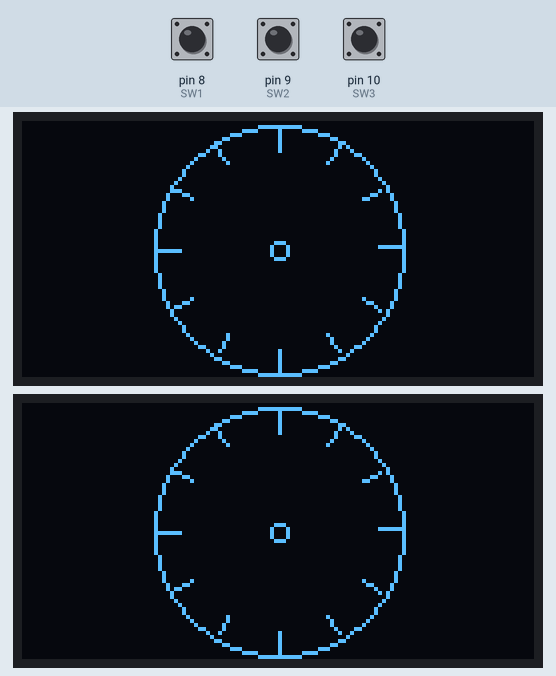
A sketch run on a simulated Arduino Uno, built with avr-gcc and run on an emulated ATmega328P. Parts: 2 × 128×64 one-colour display. Inputs (shaded band) come from the test bench; at power-on: pin 8 (SW1) HIGH, pin 10 (SW3) HIGH, pin 9 (SW2) HIGH. What the sketch prints to the serial monitor is not drawn.

Above: at 1.4 s.
1.5 s: pin 8 (SW1) pulled LOW for 0.15 s
At 3.5 s:
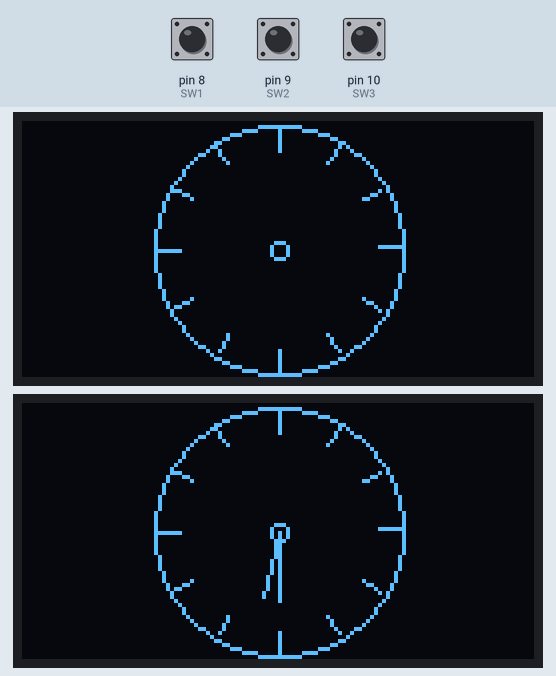
3.6 s: pin 10 (SW3) pulled LOW for 0.15 s
5.2 s: pin 10 (SW3) pulled LOW for 1 s
At 6.6 s:
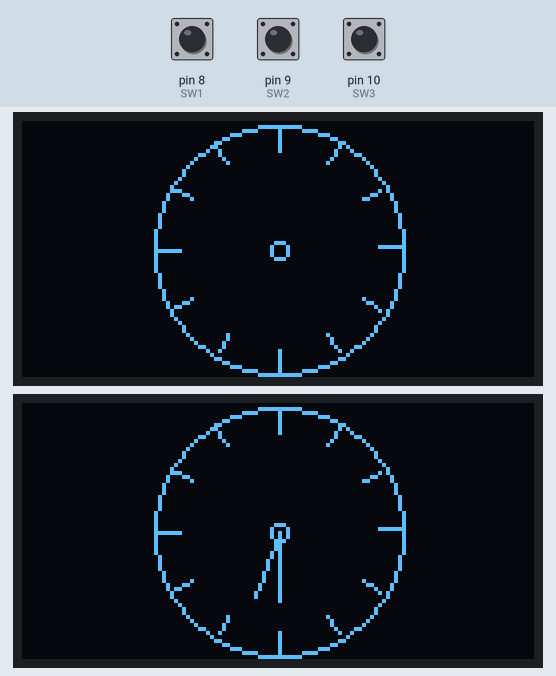
6.8 s: pin 8 (SW1) pulled LOW for 1 s
At 8.3 s:
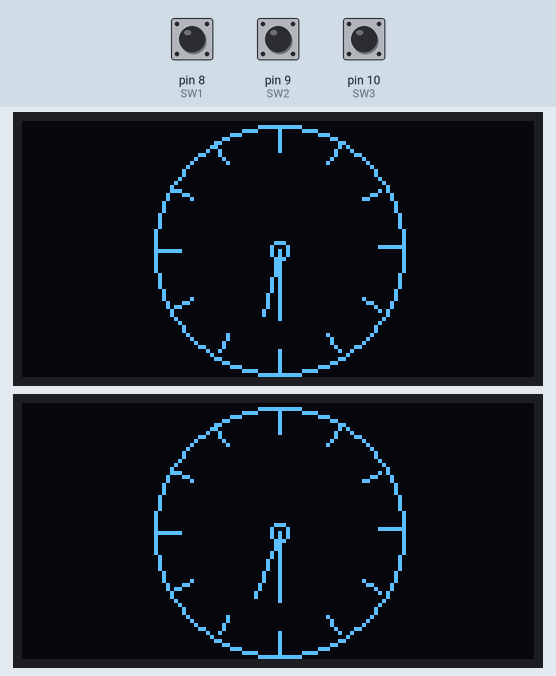
8.4 s: pin 9 (SW2) pulled LOW for 3.2 s
At 11.95 s:
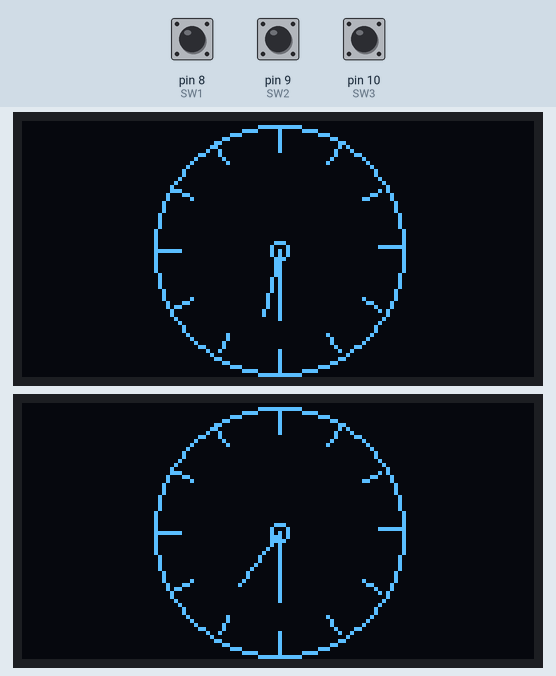
12.2 s: pin 10 (SW3) pulsed LOW 2 times (0.12 s each, 0.3 s apart)
Timing chart, 0 to 15.2 s (numbered marks = the images above; inputs shaded):
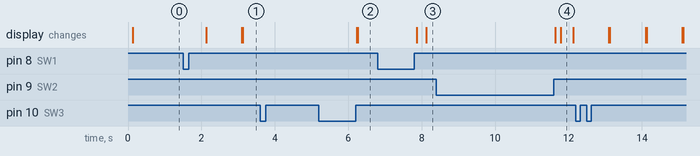

Measured:
- after the input at 1.5 s, the display: first changes after 0.63 s (image 1 shows a later state)
- after the input at 3.6 s, every drawn part: stays the same
- after the input at 5.2 s, the display: first changes after 1.0 s (image 2 shows a later state)

The sketch:

ChessWatchArduino2SSD1306PrototypV2.ino
```cpp
// Chess Watch step 1 test of the display
// www.fambach.net
// GPLv2
// this example was created with help of the examples delivered by Adafruit
// http://www.adafruit.com/category/63_98
// Buy at least one Adafruit product, and thank them for their good work ;)
/**************************************************************************/
#include "MemoryFree.h"
/**************************************************************************/
// SWITCHES
#define SW1 8 // switch one
#define SW2 9 // switch two
#define SW3 10 // switch three
#define SECONDS_FOR_RESET 3 // how long should the both switches be pressed to start a reset

/***************************************************************************/
// OLED DISPLAY
#include <SPI.h>
#include <Wire.h>
#include "Adafruit_GFX.h"
#include "Adafruit_SSD1306.h"

#define SCREEN_WIDTH 128 // width of the display
#define SCREEN_HEIGHT 64 // height of the display

#define OLED_RESET     -1 // Reset pin # (or -1 if sharing Arduino reset pin)
Adafruit_SSD1306 display1(SCREEN_WIDTH, SCREEN_HEIGHT, &Wire, -1);
Adafruit_SSD1306 display2(SCREEN_WIDTH, SCREEN_HEIGHT, &Wire, 4);

/***************************************************************************/
// watch
int half_height;
int half_width;
long millies_start;
int last_msec = 0;
long timer1 = 0;
long timer2 = 0;
bool stop = false;

const int START = 0;
const int T1 = 1;
const int T2 = 2;
int state = START;

void drawHousing(Adafruit_SSD1306 &displ) {
  // outer ring
  displ.drawCircle(half_width, half_height, half_height - 1, WHITE);

  // inner ring
  displ.drawCircle(half_width, half_height, 2, WHITE);

  //hour ticks
  for ( int z = 0; z < 360; z = z + 30 ) {
    //Begin at 0° and stop at 360°
    float angle = z ;
    angle = (angle / 57.29577951) ;
    int x2 = (half_width + (sin(angle) * 30));
    int y2 = (half_height - (cos(angle) * 30));
    int x3 = (half_width + (sin(angle) * (30 - 5)));
    int y3 = (half_height - (cos(angle) * (30 - 5)));
    displ.drawLine(x2, y2, x3, y3, WHITE);
  }
  displ.display();
}

int lastSecs = 0;
void drawTime(int seconds , Adafruit_SSD1306 &disp) {
  int minutes = 0;
  int secs = seconds;
  if (seconds > 60) {
    minutes = seconds / 60;
    secs = seconds % 60;
  }

  float angle = 0.0f;
  int x31 = 0;
  int y31 = 0;
  if (seconds != lastSecs) {
    lastSecs = seconds;
    disp.clearDisplay();
    drawHousing(disp);

    angle = (30+secs) * 6 ;
    if (angle != 0)angle = (angle / 57.29577951) ;
    x31 = (64 + (sin(angle) * (20 - 3)));
    y31 = (32 - (cos(angle) * (20 - 3)));
    disp.drawLine(half_width, half_height, x31, y31, WHITE);

    angle = (30+minutes) * 6 ;
    if (angle != 0) angle = (angle / 57.29577951) ;
    x31 = (64 + (sin(angle) * (20 - 3)));
    y31 = (32 - (cos(angle) * (20 - 3)));
    disp.drawLine(half_width, half_height, x31, y31, WHITE);

    disp.display();
  }

  Serial.print(minutes);
  Serial.print(":");
  Serial.println(seconds);
}


void resetTime() {
  millies_start = millis();
  timer1 = 0;
  timer2 = 0;
  state = START;
  display1.clearDisplay();
  display2.clearDisplay();
  drawHousing(display1);
  drawHousing(display2);
  drawTime(timer1 , display1);
  delay(50);
  drawTime(timer2 , display2);
  delay(50);
}


void tooglePause() {
  stop = !stop;
}


void setup() {
  Serial.begin(9600);

  // buttons init
  pinMode(SW1, INPUT_PULLUP);
  pinMode(SW2, INPUT_PULLUP);
  pinMode(SW3, INPUT_PULLUP);
  Serial.print("Init display 1");
  // SSD1306_SWITCHCAPVCC = generate display voltage from 3.3V internally
  if (!display1.begin(SSD1306_SWITCHCAPVCC, 0x3D, false)) { // Address 0x3D for 128x64
    Serial.println(F("... SSD1306 allocation failed"));
    for (;;); // Don't proceed, loop forever
  } else Serial.println("... OK");


  Serial.print("Init display 2");
  if (!display2.begin(SSD1306_SWITCHCAPVCC, 0x3C, false)) { // Address 0x3C for 128x64
    Serial.println(F("... SSD1306 allocation failed"));
    for (;;); // Don't proceed, loop forever
  } else Serial.println("... OK");

  half_height  = display1.height() / 2;
  half_width = display1.width() / 2;
  resetTime();
}


void loop() {

  // i had some trouble with the switch
  if (!digitalRead(SW1) && digitalRead(SW2)) { // sw1 pressed but sw2 not
    Serial.println("SW 1 pressed");
    while (!digitalRead(SW1) && digitalRead(SW2));
    if (state == START) { // start own timer at start
      state = T2;
    } else {
      state = T1;
    }


    //millies_start = millis(); // reset millies counter

  } else if (digitalRead(SW1) && !digitalRead(SW2)) { // sw2 pressed but sw2 not
    Serial.println("SW 2 pressed");
    while (digitalRead(SW1) && !digitalRead(SW2));
    if (state == START) { // start own timer at start
      state = T1;
    } else {
      state = T2;
    }

    //millies_start = millis(); // reset millies counter

  } else if (!digitalRead(SW3)) {

    Serial.print("SW1+2 pressed .");
    // start timer for reset
    long mil = millis();
    while (!digitalRead(SW3)) {
    }

    if ( (millis() - mil) / 1000 > SECONDS_FOR_RESET) {
      resetTime();
      Serial.println(".. Reset ");

    } else {
      tooglePause();
    }
  }

  // count seconds
  if ((millis() - millies_start) > 1000) {
    millies_start += 1000;
    if (stop) {

    } else if (state == T1) {
      timer1++;
      drawTime(timer1, display1);
    } else if (state == T2) {
      timer2++;
      drawTime(timer2, display2);
    }
  }

  //delay(200);
}
```

MemoryFree.cpp
```cpp
#if (ARDUINO >= 100)
#include <Arduino.h>
#else
#include <WProgram.h>
#endif

extern unsigned int __heap_start;
extern void *__brkval;

/*
 * The free list structure as maintained by the
 * avr-libc memory allocation routines.
 */
struct __freelist
{
  size_t sz;
  struct __freelist *nx;
};

/* The head of the free list structure */
extern struct __freelist *__flp;

#include "MemoryFree.h"

/* Calculates the size of the free list */
int freeListSize()
{
  struct __freelist* current;
  int total = 0;
  for (current = __flp; current; current = current->nx)
  {
    total += 2; /* Add two bytes for the memory block's header  */
    total += (int) current->sz;
  }

  return total;
}

int freeMemory()
{
  int free_memory;
  if ((int)__brkval == 0)
  {
    free_memory = ((int)&free_memory) - ((int)&__heap_start);
  }
  else
  {
    free_memory = ((int)&free_memory) - ((int)__brkval);
    free_memory += freeListSize();
  }
  return free_memory;
}
```

MemoryFree.h
```cpp
// MemoryFree library based on code posted here:
// http://www.arduino.cc/cgi-bin/yabb2/YaBB.pl?num=1213583720/15
// Extended by Matthew Murdoch to include walking of the free list.

#ifndef	MEMORY_FREE_H
#define MEMORY_FREE_H

#ifdef __cplusplus
extern "C" {
#endif

int freeMemory();

#ifdef  __cplusplus
}
#endif

#endif
```

Source omitted: glcdfont.c (data table, 8486 bytes)
